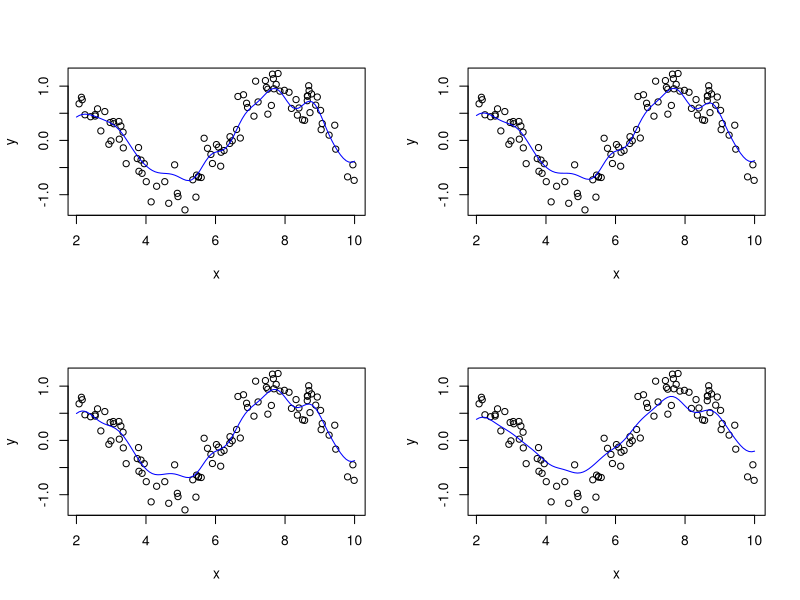
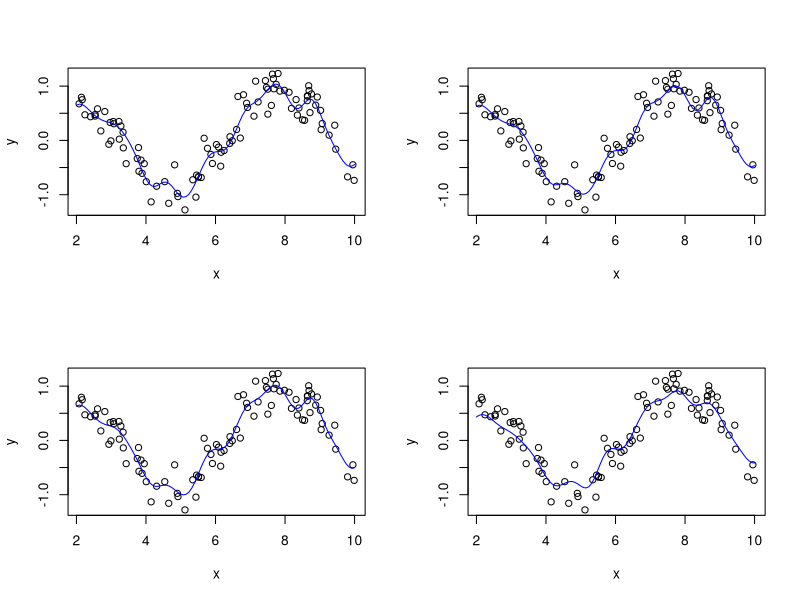
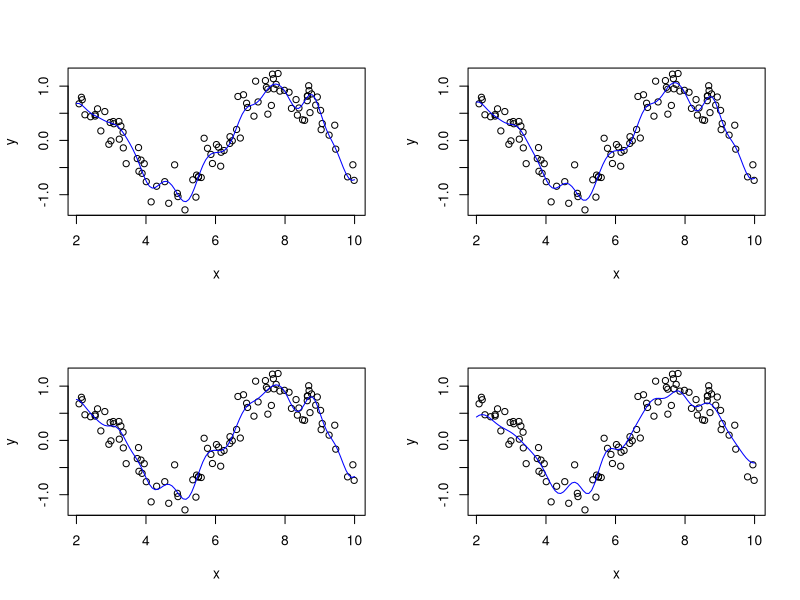
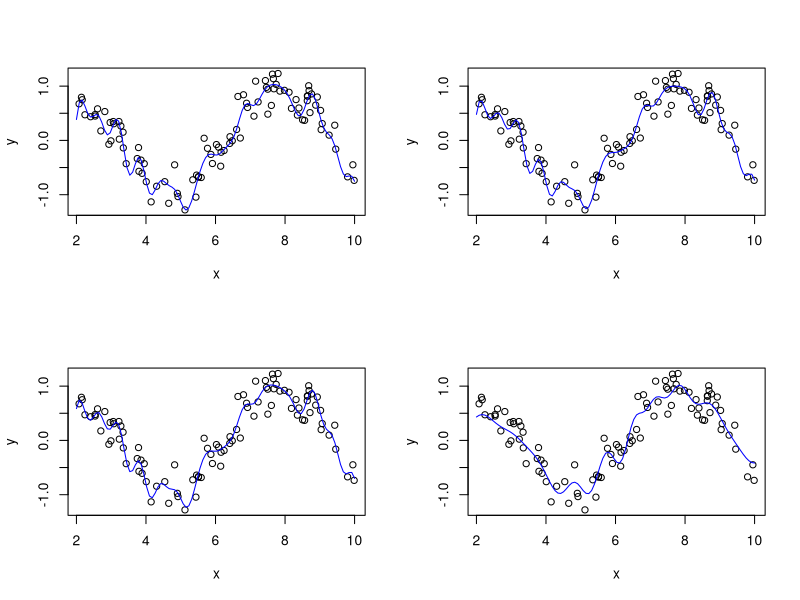
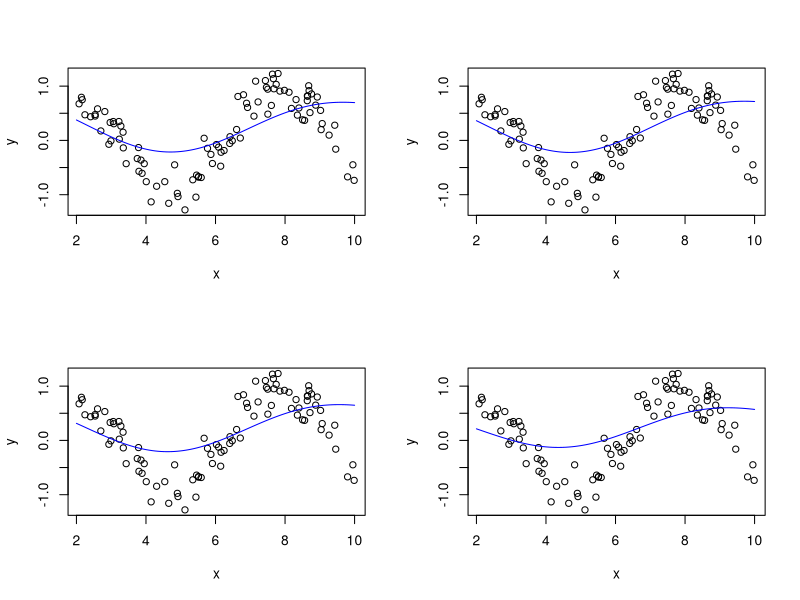
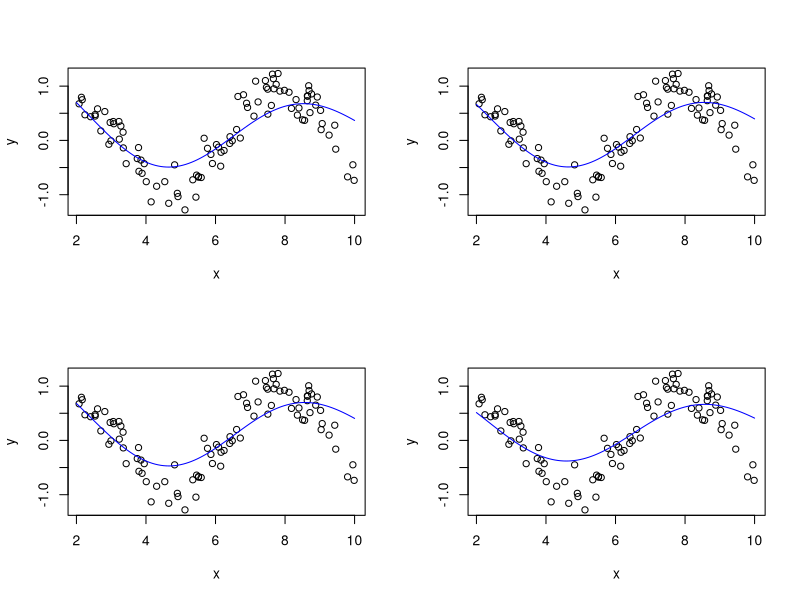
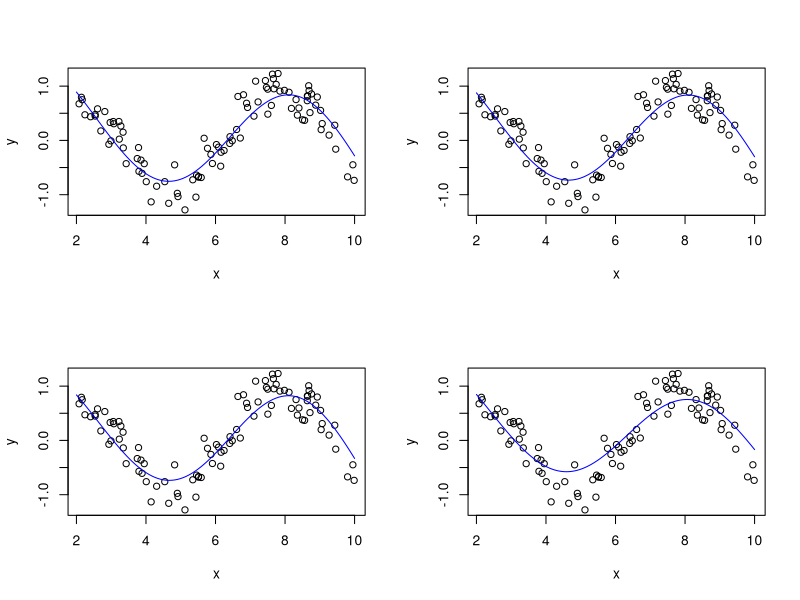
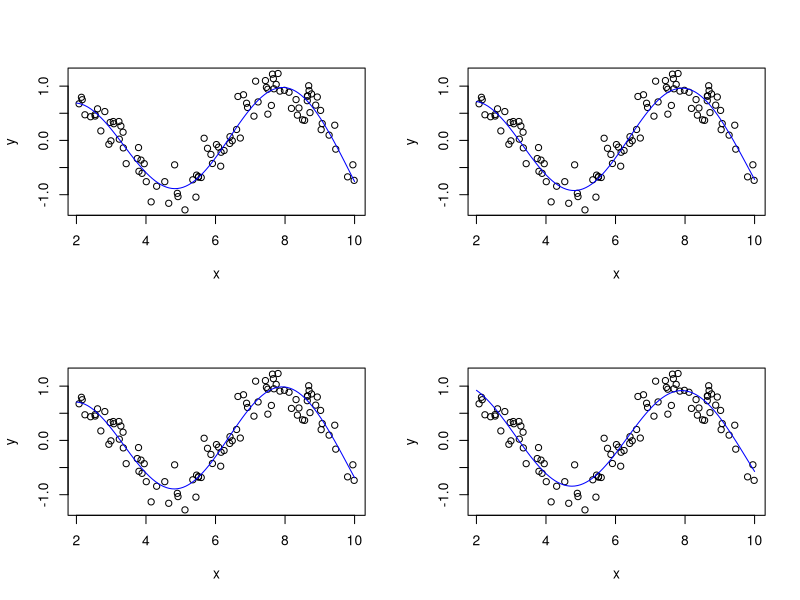

Write the R code that produced these figures, in order.
library(caret)
library(kernlab)
library(lattice)
library(ggplot2)

x<-runif(100,min=2,max=10)
y<-sin(x)+rnorm(length(x))*0.25
sinData<-data.frame(x=x,y=y)

# create a data Grid
dataGrid<-data.frame(x=seq(2,10,length=100))

# this is done to divide the graph in 4 columns
par(mfrow = c(2,2))

svmParam1 <- expand.grid(eps = c(0.01,0.05,0.1,0.5), costs = 2^c(-2,0,2,8))
for ( i in 1: nrow(svmParam1)){
  set.seed(121)
  rbfSVM <- ksvm(x=x,y=y, data=sinData,
                 kernel="rbfdot",kpar="automatic",
                 C= svmParam1$costs[i],epsilon = svmParam1$eps[i])
  
  tmp<-data.frame(x=dataGrid$x,y =predict(rbfSVM,newdata= dataGrid), 
                  eps=paste("epsilon",format(svmParam1$eps)[i]),
                  costs=paste("costs",format(svmParam1$costs)[i]))
  
  svmPred1 <- if(i==1) tmp else rbind(tmp,svmPred1)
  
  modelPrediction <- predict(rbfSVM, newdata = dataGrid)
  plot(x,y)
  points(x = dataGrid$x, y = modelPrediction[,1], type = "l", col = "blue")
  
}
svmPred1$costs <- factor(svmPred1$costs, levels=rev(levels(svmPred1$costs)))


svmParam2 <- expand.grid(eps = c(0.01,0.05,0.1,0.5),
                         costs = 2^c(-2,0,2,8),
                         sigma=as.vector(sigest(y~x,data=sinData,frac=.75)))

for ( i in 1: nrow(svmParam2)){
  set.seed(121)
  rbfSVM <- ksvm(x=x,y=y, data=sinData,
                 kernel="rbfdot",
                 kpar=list(sigma=svmParam2$sigma[i]),
                 C= svmParam2$costs[i],
                 epsilon = svmParam2$eps[i]
                 )
  
  tmp<-data.frame(x=dataGrid$x,
                  y =predict(rbfSVM,newdata= dataGrid), 
                  eps=paste("epsilon",format(svmParam2$eps)[i]),
                  costs=paste("costs",format(svmParam2$costs)[i]),
                  sigma=paste("sigma",format(svmParam2$sigma,digits=2)[i])
  )
  svmPred2 <- if(i==1) tmp else rbind(tmp,svmPred2)
  
  modelPrediction <- predict(rbfSVM, newdata = dataGrid)
  plot(x,y)
  points(x = dataGrid$x, y = modelPrediction[,1], type = "l", col = "blue")
  
}

svmPred2$costs <- factor(svmPred2$costs, levels=rev(levels(svmPred2$costs)))
svmPred2$sigma <- factor(svmPred2$sigma, levels=rev(levels(svmPred2$sigma)))
